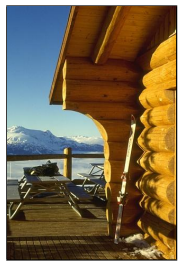
#> input picture tests/BDS500/img1.png, 181 x 262 px; its folder holds only this picture in this run
$ python Histogram_test.py
#> lines starting #> are read from the running program, lines starting #| are printed output that depends on the picture
### Histogram/Process.py
#Installing dependies
from pathlib import Path
from typing import Iterator, Tuple

import matplotlib.pyplot as plt
import math

import numpy as np
from PIL import Image
"""
DATA PREPERATION
1. loading the dataset(Images)
2. Converting the images to greyscale
3. Doing a histogram
"""
#Method for loading a grey scale

def load_grayscale(path: Path) -> np.ndarray:
    """
    Load an image file and convert it to 8-bit grayscale.
    """
    img = Image.open(path).convert("RGB")   # drop alpha if present
    img = img.convert("L")                  # RGB -> grayscale, uint8
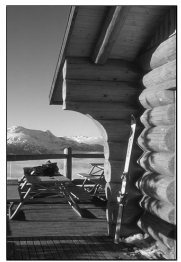
#> img: PIL image 181x262 L; min 2, max 255, mean 105.8
    return np.array(img, dtype=np.uint8)


# [14 lines left out: function crop_white_border, not called in this run]

#METHOD FOR IMPLEMENTING THE HISTOGRAM BASED ON THE FORMULA GIVEM
def build_histogram(gray: np.ndarray, levels: int = 256) -> Tuple[np.ndarray, np.ndarray]:
    """
    Build the raw histogram h(i) and the normalised probability
    distribution p_i = h(i) / (M*N) used by Otsu/Kapur/Tsallis.
    """
#> called with levels = 256
    hist, _ = np.histogram(gray.ravel(), bins=levels, range=(0, levels))
#> hist = 256 values, max 3390 at index 255, min 0 at index 0, mean 185.2
    pdf = hist.astype(np.float64) / gray.size
#> pdf = 256 values, max 0.0715 at index 255, min 0 at index 0, mean 0.00391
    return hist, pdf

def is_ground_truth_file(path: Path) -> bool:
    """BDS500 ground-truth / ground-boundary files are suffixed '_gt'."""
    return path.stem.endswith("_gt")


def iter_dataset_images(
    dataset_dir: str,
    pattern: str = "*.png",
) -> Iterator[Tuple[str, np.ndarray, np.ndarray, np.ndarray]]:
    """
    Generator that yields ONE image at a time from a dataset folder,
    skipping any ground-truth ('*_gt.png') files.

    Yields
    ------
    name : str            filename stem, e.g. 'img1'
    gray : np.ndarray     (H, W) uint8 grayscale image
    hist : np.ndarray     (256,) raw histogram counts
    pdf  : np.ndarray     (256,) normalised probability distribution
    """
    folder = Path(dataset_dir)
    files = sorted(
        p for p in folder.glob(pattern) if not is_ground_truth_file(p)
    )

    for path in files:
        gray = load_grayscale(path)
        hist, pdf = build_histogram(gray)
        yield path.stem, gray, hist, pdf

### tests/Histogram_test.py
from Histogram import Process
import matplotlib.pyplot as plt


if __name__ == '__main__':
    # Quick sanity check over the BDS500 folder


    for name, gray, hist, pdf in Process.iter_dataset_images("tests/BDS500"):
        fig, axes = plt.subplots(1, 2, figsize=(8, 4))
        axes[0].imshow(gray, cmap="gray", vmin=0,vmax=255)
        axes[0].set_title(name+"GreyScale")
        axes[0].axis("off")

        axes[1].plot(hist)
        axes[1].set_title(name +"Histogram")
        axes[1].set_xlabel("Intensity level")
        axes[1].set_ylabel("Pixel Count")

        plt.tight_layout()
        print(f"{name:10s} shape={gray.shape}  sum(pdf)={pdf.sum():.4f}")
    plt.show()
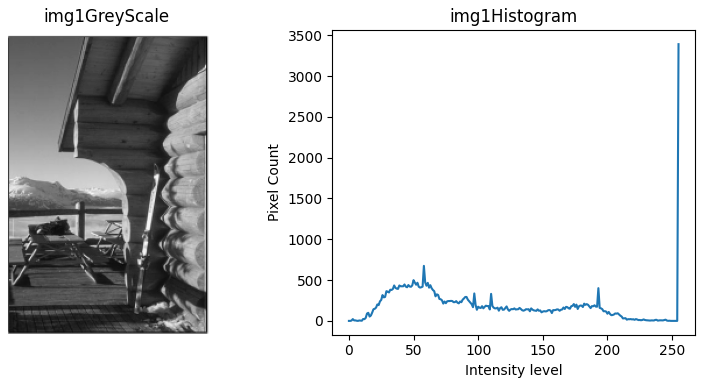
#> figure drawn by matplotlib, 2 panels; panel 2: curve peaks at x = 255, y = 3390

$ run again, on tests/BDS500/img4.png
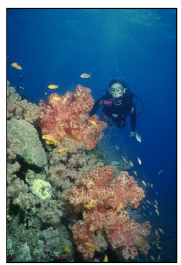
#> input picture tests/BDS500/img4.png, 181 x 265 px
#> in load_grayscale, `img = img.convert("L")`:
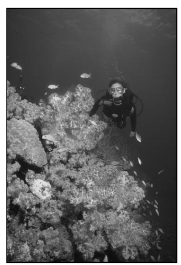
#> img: PIL image 181x265 L; min 0, max 255, mean 98.1
#> hist = 256 values, max 3761 at index 255, min 0 at index 6, mean 187.4
#> pdf = 256 values, max 0.0784 at index 255, min 0 at index 6, mean 0.00391
#> `plt.show()`:
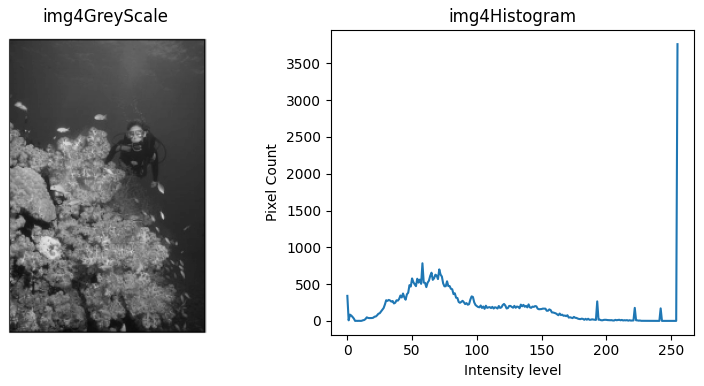
#> figure drawn by matplotlib, 2 panels; panel 2: curve peaks at x = 255, y = 3761

$ run again, on tests/BDS500/img5.png
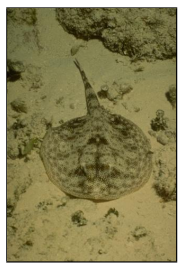
#> input picture tests/BDS500/img5.png, 184 x 268 px
#> in load_grayscale, `img = img.convert("L")`:
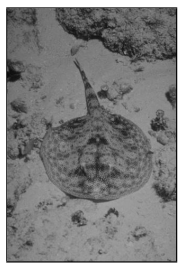
#> img: PIL image 184x268 L; min 3, max 255, mean 128
#> hist = 256 values, max 5280 at index 255, min 0 at index 0, mean 192.6
#> pdf = 256 values, max 0.107 at index 255, min 0 at index 0, mean 0.00391
#> `plt.show()`:
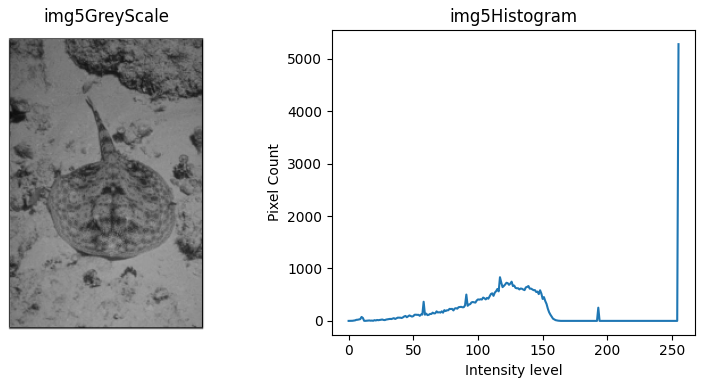
#> figure drawn by matplotlib, 2 panels; panel 2: curve peaks at x = 255, y = 5280

$ run again, on tests/BDS500/img6.png
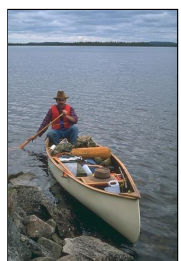
#> input picture tests/BDS500/img6.png, 181 x 261 px
#> in load_grayscale, `img = img.convert("L")`:
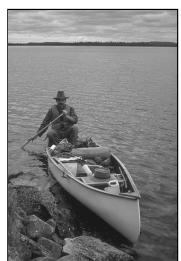
#> img: PIL image 181x261 L; min 0, max 255, mean 131.4
#> hist = 256 values, max 3725 at index 255, min 0 at index 1, mean 184.5
#> pdf = 256 values, max 0.0789 at index 255, min 0 at index 1, mean 0.00391
#> `plt.show()`:
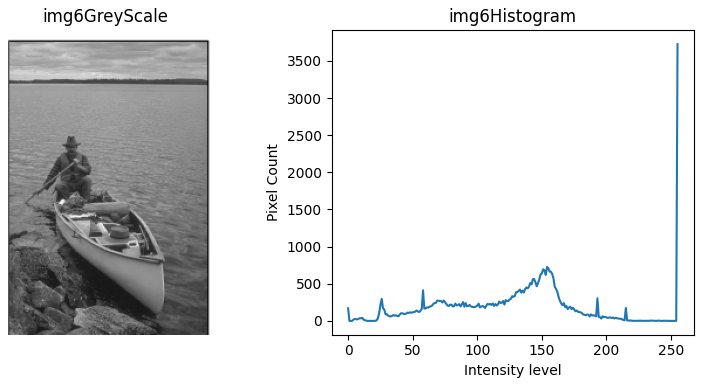
#> figure drawn by matplotlib, 2 panels; panel 2: curve peaks at x = 255, y = 3725

$ run again, on tests/BDS500/img10.png
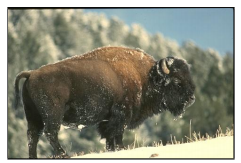
#> input picture tests/BDS500/img10.png, 241 x 163 px
#> in load_grayscale, `img = img.convert("L")`:
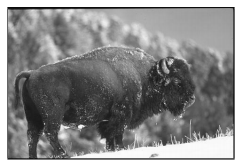
#> img: PIL image 241x163 L; min 12, max 255, mean 134.9
#> hist = 256 values, max 4399 at index 255, min 0 at index 0, mean 153.4
#> pdf = 256 values, max 0.112 at index 255, min 0 at index 0, mean 0.00391
#> `plt.show()`:
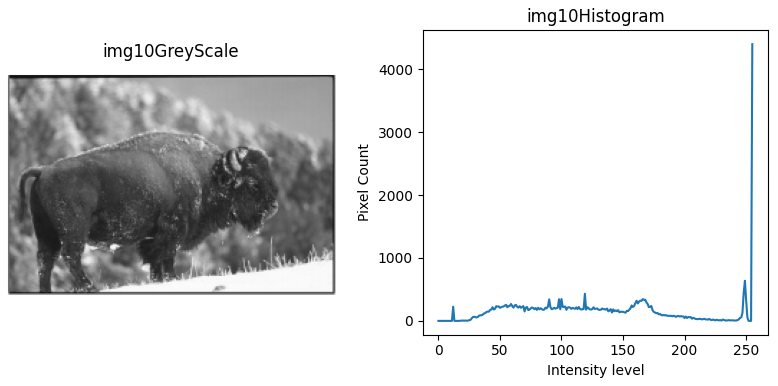
#> figure drawn by matplotlib, 2 panels; panel 2: curve peaks at x = 255, y = 4399
